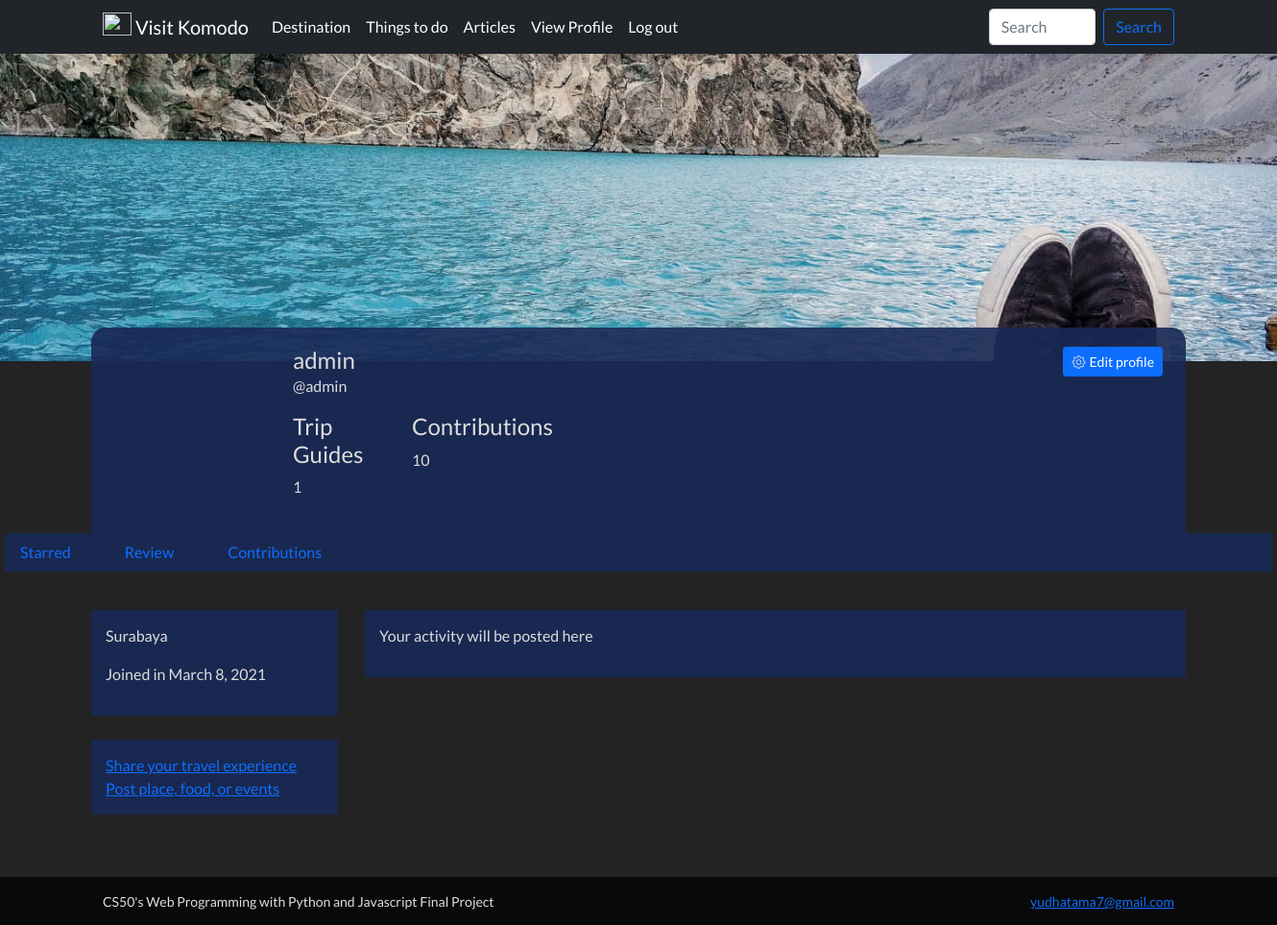
Before: /profile (signed in) with the older database file.
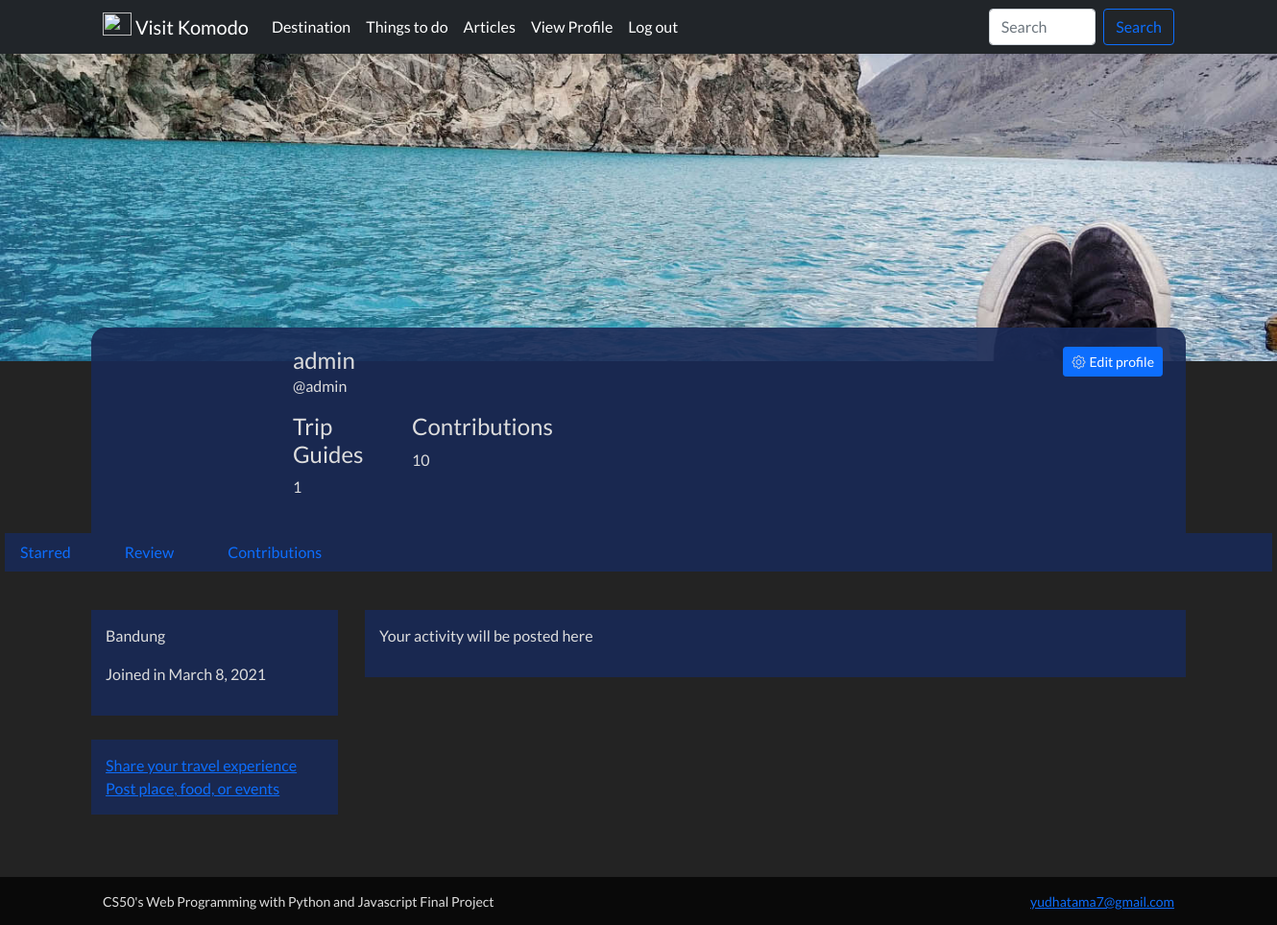
After: the same page with the newer database file.
### visit_komodo/models.py (models this page shows, shortened)
class User(AbstractUser):
    pass

class Profile(models.Model):
    username = models.OneToOneField(User, on_delete=models.CASCADE)
    bio = models.CharField(max_length=280, default="CS50 Web Project 4 Network")
    date_join = models.DateField(default=timezone.now)
    location = models.CharField(max_length=100, null=True, blank=True)
    image = models.URLField(default="https://cdn.shopify.com/s/files/1/1132/3108/files/NZ_corner_400x.jpg?v=1603743748")

### visit_komodo/views.py (the view)
# urls.py: path('profile', views.profile_view, name='profile'),
@login_required(login_url='/login/')
@csrf_exempt
def profile_view(request):
    user_id = request.user.id
    count_blog = Blog.objects.filter(created_by=user_id).count()
    count_destination = Destination.objects.filter(created_by=user_id).count()
    count_food = Food.objects.filter(created_by=user_id).count()
    count_event = Event.objects.filter(created_by=user_id).count()
    count_contrib = count_destination + count_food + count_event
    location = Profile.objects.values_list('location', flat=True).get(username=user_id)
    date_join = Profile.objects.values_list('date_join', flat=True).get(username=user_id)
    profile_data = Profile.objects.filter(id=user_id)
    if request.method == 'POST':
        profile_data.update(bio=request.POST["bio"], location=request.POST["location"], image=request.POST["image"])
        return HttpResponseRedirect(request.META.get('HTTP_REFERER'))
    else:
        context = {
            "count_blog": count_blog,
            "contributions": count_contrib,
            "location": location,
            "date_join": date_join,
            "profile_data": profile_data
        }
        return render(request, "visit_komodo/profile.html", context)

### visit_komodo/templates/visit_komodo/profile.html (shortened to what this page needs)
{% extends "visit_komodo/layout.html" %}
{% load static %}
{% block body %}
<div class="cover-photo">
</div>
<div class="row">
    <div class="col">
        <div class="profile-main container-md">
            <div class="row">
                <div class="col-2">
                </div>
                <div class="col-8">
                    <h4>{{ request.user }}</h4>
                    <p>@{{ request.user }}</p>
                    <div class="row">
                        <div class="col-2">
                            <h4>Trip Guides</h4>
                            <p>{{ count_blog }}</p>
                        </div>
                        <div class="col-2">
                            <h4>Contributions</h4>
                            <p>{{ contributions }}</p>
                        </div>
                    </div>
                </div>
                <div class="col-2">
                    <div class="d-md-flex justify-content-md-end">
                        <button type="button" class="btn btn-primary btn-sm" data-bs-toggle="modal" data-bs-target="#profile-form"><i class="bi bi-gear"></i>Edit profile</button>
                    </div>
                </div>
            </div>
        </div>
    </div>
</div>
<ul class="nav profile-nav">
    <div class="row">
        <div class="col">
            <li class="nav-item">
                <a class="nav-link" href="#">Starred</a>
            </li>
        </div>
        <div class="col">
            <li class="nav-item">
                <a class="nav-link" href="#">Review</a>
            </li>
        </div>
        <div class="col">
            <li class="nav-item">
                <a class="nav-link" href="#">Contributions</a>
            </li>
        </div>
    </div>
</ul>
<div class="profile-content container-md">
    <div class="row">
        <div class="col-3" style="padding: 0;">
            <div id="intro">
                <p>{{ location }}</p>
                <p>Joined in {{ date_join }}</p>
            </div>
            <div id="share">
                <a href="#">Share your travel experience</a><br>
                <a href="{% url 'add_listing' %}">Post place, food, or events</a>
            </div>
        </div>
        <div class="col-9" style="padding: 0;">
            <div id="activity">
                <p>Your activity will be posted here</p>
            </div>
        </div>
    </div>
</div>
{% endblock %}

### visit_komodo/templates/visit_komodo/layout.html (shortened to what this page needs)
{% load static %}
<!DOCTYPE html>
<html lang="en">
<head>
    <link rel="stylesheet" type="text/css" href="{% static 'css/styles.css' %}">
    <link href="https://cdn.jsdelivr.net/npm/bootstrap@5.0.0-beta1/dist/css/bootstrap.min.css" rel="stylesheet">
    <link rel="stylesheet" href="https://cdn.jsdelivr.net/npm/bootstrap-icons@1.4.0/font/bootstrap-icons.css">
</head>
<body style="background-color: #232323;">
  <nav class="navbar navbar-expand-lg navbar-dark bg-dark">
    <div class="container-md">
      <a class="navbar-brand" href="{% url 'index' %}">
        <img src="https://upload.wikimedia.org/wikipedia/commons/thumb/9/9f/Flag_of_Indonesia.svg/255px-Flag_of_Indonesia.svg.png" alt="" width="30" height="24" class="d-inline-block align-top">
        Visit Komodo
      </a>
      <div class="collapse navbar-collapse" id="navbarNavAltMarkup">
        <div class="navbar-nav">
            <a class="nav-link active" href="#">Destination</a>
            <a class="nav-link active" href="#">Things to do</a>
            <a class="nav-link active" href="#">Articles</a>
          {% if user.is_authenticated %}
            <a class="nav-link active" href="{% url 'profile' %}">View Profile</a>
            <a class="nav-link active" href="{% url 'logout' %}">Log out</a>
          {% else %}
            <a class="nav-link active" href="{% url 'login' %}">Login</a>
          {% endif %}
        </div>
      </div>
      <div class="d-flex">
        <input class="form-control me-2" type="search" placeholder="Search" aria-label="Search">
        <button class="btn btn-outline-primary" type="submit">Search</button>
      </div>
    </div>
  </nav>
  {% block body %}
  {% endblock %}
  <footer class="d-flex align-items-center mt-4">
    <div class="container">
      <div class="row">
        <div class="col">
          CS50's Web Programming with Python and Javascript Final Project
        </div>
        <div class="col d-flex justify-content-end">
          <a href="mailto:yudhatama7@gmail.com">yudhatama7@gmail.com</a></p>
        </div>
      </div>
    </div>
  </footer>
</body>
</html>

### visit_komodo/static/css/styles.css (style rules this page uses)
* { box-sizing: border-box; margin: 0; padding: 0; font-family: 'Lato', sans-serif; color: #ddd; }
body { background-color: #373737; color: #ddd; overflow-x: hidden; }
i.bi { margin-right: 4px; }
a { text-decoration: none; }
footer { color: #b3b3b3; background-color: #090909; font-size: 14px; height: 50px; }
.cover-photo { width: 100%; height: 40vh; background-image: url("../images/travelling.jpg"); background-repeat: no-repeat; background-position: center; background-size: cover; z-index: -1; }
.profile-main { position: relative; background-color: rgba(25, 42, 86, 0.9); margin: -35px auto 0 auto; width: 1280px; padding: 20px; border-top-left-radius: 15px; border-top-right-radius: 15px; }
.profile-content { position: relative; margin: 5vh auto; width: 1280px; height: 100%; }
#intro, #share { padding: 15px; background-color: rgba(25, 42, 86, 0.9); width: 90%; margin-bottom: 25px; }
#activity { width: 100%; background-color: rgba(25, 42, 86, 0.9); padding: 15px; }
.col-8>h4 { margin: 0; padding: 0; }
.profile-nav { position: relative; background-color: rgba(25, 42, 86, 0.9); margin: auto; width: 1320px; }

Changed rows visible on the page:
changed Profile: location "Surabaya" → "Bandung"
